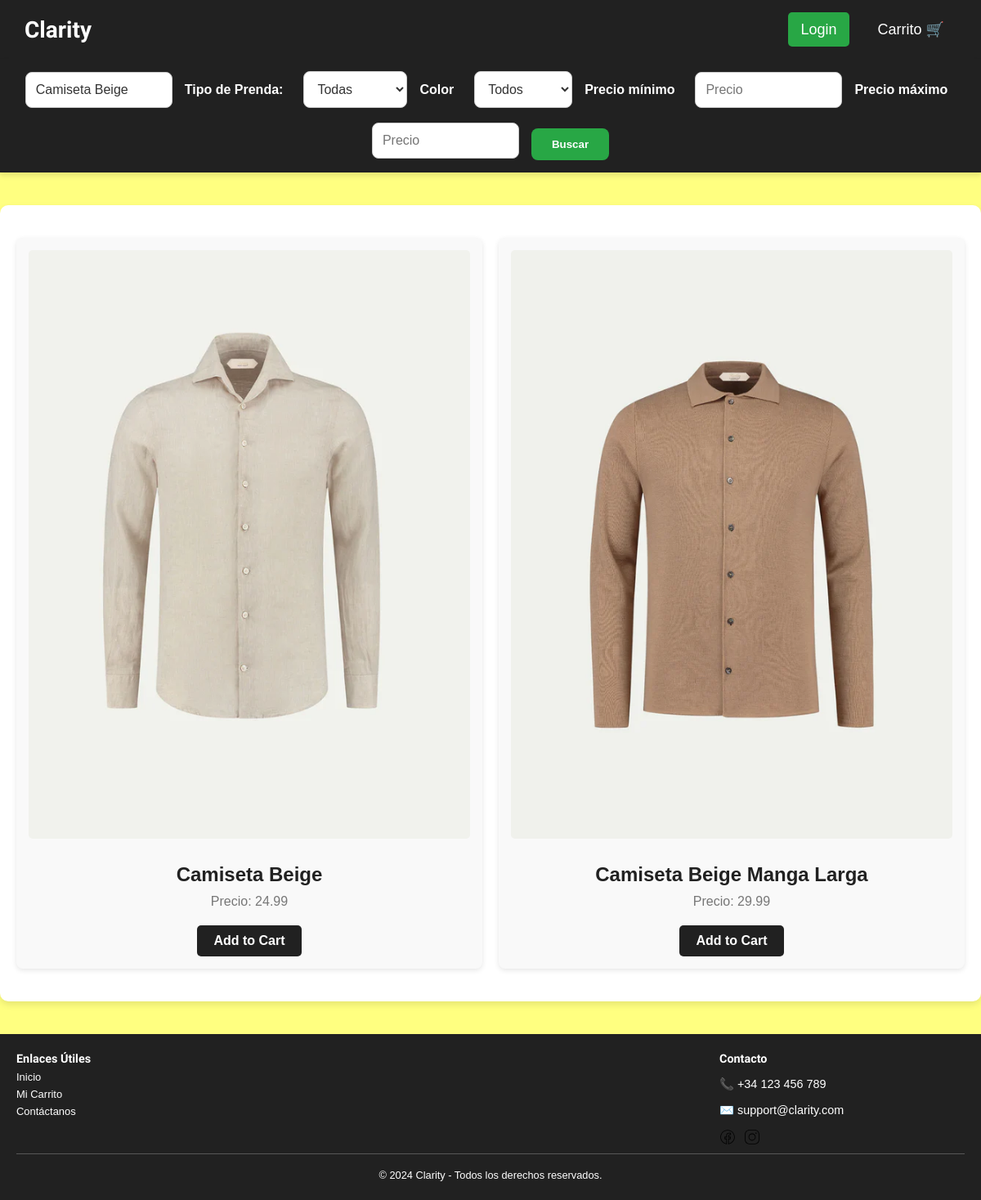
The app's page /index.php?busqueda=Camiseta Beige with its own data.
### tables this page shows
CREATE TABLE IF NOT EXISTS PRODUCTO(

    id_producto INTEGER AUTO_INCREMENT PRIMARY KEY,
    id_categoria INTEGER,
    precio DECIMAL(10,2) NOT NULL,
    color VARCHAR(15) NOT NULL,
    imagen VARCHAR(255),
    descripcion VARCHAR(255) NOT NULL,
    nombre_producto VARCHAR(100) NOT NULL,
    cantidad_stock INT NOT NULL,
    FOREIGN KEY (id_categoria) REFERENCES CATEGORIA (id_categoria)

);

### includes/funciones.php (called while the page is built, shortened)
<?php
function searchProduct($terminoBusqueda = null, $tipoPrenda = null, $color = null, $precio_min = null, $precio_max = null)
{
    $conexion = connectDB();
    $query = "SELECT * FROM PRODUCTO WHERE 1=1 ";
    $params = [];
    $types = "";
    if (!empty($terminoBusqueda)) {
        $query .= " AND nombre_producto LIKE ? ";
        $params[] = "%" . $terminoBusqueda . "%";
        $types .= "s";
    }
    $stmt = $conexion->prepare($query);
    if (!empty($params)) {
        $stmt->bind_param($types, ...$params);
    }
    if ($stmt->execute()) {
        return $stmt->get_result();
    } else {
        die("Error al ejecutar la consulta: " . $stmt->error);
    }
}

### public/index.php (the view, shortened to what this page needs)
<?php
include '../includes/header.php';
$productos = null;
if (isset($_GET["busqueda"]) || isset($_GET["tipo_prenda"]) || isset($_GET["color"]) || isset($_GET["precio_min"]) || isset($_GET["precio_max"])) {
    $terminoBusqueda = !empty($_GET["busqueda"]) ? $_GET["busqueda"] : null;
    $tipo_prenda = !empty($_GET["tipo_prenda"]) ? $_GET["tipo_prenda"] : null;
    $color = !empty($_GET["color"]) ? $_GET["color"] : null;
    $precio_min = !empty($_GET["precio_min"]) ? $_GET["precio_min"] : null;
    $precio_max = !empty($_GET["precio_max"]) ? $_GET["precio_max"] : null;
    $productos = searchProduct($terminoBusqueda, $tipo_prenda, $color, $precio_min, $precio_max);
}
?>
<!DOCTYPE html>
<html lang="en">
<head>
    <link rel="stylesheet" href="../assets/css/index.css">
</head>
<body>
    <form action="<?= htmlspecialchars($_SERVER['PHP_SELF']); ?>" method="get" class="formulario-busqueda">
        <input type="text" placeholder="Buscar..." name="busqueda" value="<?= isset($_GET['busqueda']) ? htmlspecialchars($_GET['busqueda']) : '' ?>">
        <label for="tipo_prenda">Tipo de Prenda: </label>
        <select name="tipo_prenda" id="tipo_prenda">
            <option value="">Todas</option>
        </select>
        <label for="color">Color</label>
        <select name="color" id="color">
            <option value="">Todos</option>
        </select>
        <label for="precio">Precio mínimo</label>
        <input type="number" step="0.1" name="precio_min" id="precio_min" placeholder="Precio" value="<?= isset($_GET['precio_min']) ? htmlspecialchars($_GET['precio_min']) : '' ?>">
        <label for="precio">Precio máximo</label>
        <input type="number" step="0.1" name="precio_max" id="precio_max" placeholder="Precio" value="<?= isset($_GET['precio_max']) ? htmlspecialchars($_GET['precio_max']) : '' ?>">
        <button type="submit" class="btn">Buscar</button>
    </form>
    <main>
        <section>
            <?php if ($productos && $productos->num_rows > 0): ?>
                <section class="productos-encontrados">
                    <div class="productos-encontrados-lista">
                        <?php while ($producto = $productos->fetch_assoc()): ?>
                            <div class='producto'>
                                <img src='../assets/images/<?= htmlspecialchars($producto["imagen"]) ?>' alt='<?= htmlspecialchars($producto["nombre_producto"]) ?>'>
                                <h2><?= htmlspecialchars($producto["nombre_producto"]) ?></h2>
                                <p>Precio: <?= htmlspecialchars($producto["precio"]) ?></p>
                                <a href="../public/agregar_carrito.php?id=<?=htmlspecialchars($producto["id_producto"])?>" class="btn">Add to Cart</a>
                            </div>
                        <?php endwhile; ?>
                    </div>
                </section>
            <?php elseif (isset($_GET["busqueda"])): ?>
                <p>No se encontraron productos con el término de búsqueda</p>
            <?php endif; ?>
        </section>
    </main>
    <?php include '../includes/footer.php';?>
</body>
</html>

### assets/css/header.css (style rules this page uses)
body { background-color: var(--primaryColor); font-family: Arial, sans-serif; margin: 0; padding: 0; }
a { text-decoration: none; }

### assets/css/index.css (style rules this page uses)
body { background-color: var(--primaryColor); font-family: Arial, sans-serif; margin: 0; padding: 0; box-sizing: border-box; }
img { width: 100%; height: auto; object-fit: cover; border-radius: 5px; }
.btn { display: inline-block; padding: 10px 20px; background-color: var(--nav-bar-color); color: white; text-align: center; text-decoration: none; border-radius: 5px; border: none; cursor: pointer; font-weight: bold; margin-top: 10px; }
.formulario-busqueda { display: flex; align-items: center; justify-content: center; flex-wrap: wrap; width: 100%; padding: 15px 20px; background-color: var(--nav-bar-color); box-shadow: 0 4px 6px rgba(0, 0, 0, 0.1); margin: 0; box-sizing: border-box; color: #fff; gap: 15px; }
.formulario-busqueda input[type="text"], .formulario-busqueda input[type="number"], .formulario-busqueda select { padding: 12px; border: 1px solid #ccc; border-radius: 8px; font-size: 1rem; margin-right: 0; max-width: 180px; min-width: 120px; box-sizing: border-box; background-color: #fff; color: #333; outline: none; transition: box-shadow 0.2s ease-in-out; }
.formulario-busqueda button[type="submit"] { padding: 12px 25px; background-color: #28a745; color: white; border: none; border-radius: 8px; cursor: pointer; font-weight: bold; transition: background-color 0.3s ease, transform 0.2s ease-in-out; }
.formulario-busqueda label { font-weight: bold; color: #fff; margin-right: 10px; }
.productos-encontrados { margin: 40px auto; max-width: 1200px; text-align: center; padding: 20px; background-color: #fff; box-shadow: 0 4px 8px rgba(0, 0, 0, 0.1); border-radius: 10px; }
.productos-encontrados-lista { display: grid; grid-template-columns: repeat(auto-fit, minmax(200px, 1fr)); gap: 20px; padding: 20px 0; }
.producto { background-color: #f9f9f9; border-radius: 8px; box-shadow: 0 2px 6px rgba(0, 0, 0, 0.1); overflow: hidden; transition: transform 0.2s; padding: 15px; text-align: center; }
.producto img { width: 100%; height: auto; object-fit: cover; border-radius: 5px; margin-bottom: 10px; }
.producto h2 { font-size: 1.5rem; color: var(--nav-bar-color); margin-bottom: 10px; }
.producto p { font-size: 1rem; color: #777; margin: 10px 0; }
.producto .btn { margin-top: 10px; }

### assets/css/footer.css (style rules this page uses)
body { display: flex; flex-direction: column; min-height: 100vh; margin: 0; background-color: var(--primaryColor); }
main { flex: 1; }

### records on screen
producto: imagen (picture), nombre_producto "Camiseta Beige", precio "24.99"
producto: imagen (picture), nombre_producto "Camiseta Beige Manga Larga", precio "29.99"
